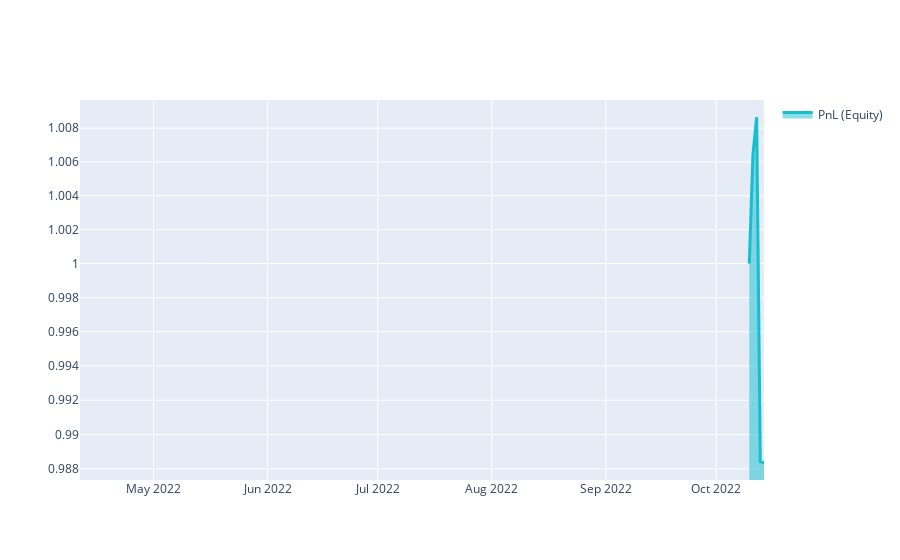

The code cell stored with this chart in its notebook:
### Markdown cell above
# Q18 Quick Start

This template shows you the basic steps for taking part to the **Q18 NASDAQ-100 Stock Long-Short contest**.

### Code cell
import xarray as xr

import qnt.ta as qnta
import qnt.data as qndata
import qnt.output as qnout
import qnt.stats as qns

data = qndata.stocks.load_ndx_data(min_date="2022-04-10")

close     = data.sel(field="close")
is_liquid = data.sel(field="is_liquid")
sma_slow  = qnta.sma(close, 300)
sma_fast  = qnta.sma(close, 30)
weights   = xr.where(sma_slow < sma_fast, 1, -1)
weights   = weights * is_liquid

weights = qnout.clean(weights, data, "stocks_nasdaq100")

# calc stats
stats = qns.calc_stat(data, weights.sel(time=slice("2022-10-10", None)))
display(stats.to_pandas().tail())

# graph
performance = stats.to_pandas()["equity"]
import qnt.graph as qngraph

qngraph.make_plot_filled(performance.index, performance, name="PnL (Equity)", type="log")

### Figure 1 — Plotly figure (JSON) as saved in the notebook; plotly's stock layout.template omitted (floating-point values rounded to 4 significant figures; data arrays with more than 128 entries replaced by an {"elided": "..."} marker saying what was removed)
{"data": [{"fill": "tonexty", "line": {"color": "#17BECF", "width": 3}, "name": "PnL (Equity)", "type": "scatter", "x": {"elided": "130 str values"}, "y": {"elided": "130 float values"}}], "layout": {"showlegend": true, "yaxis": {"range": [-0.005527, 0.004179], "type": "log"}}}
